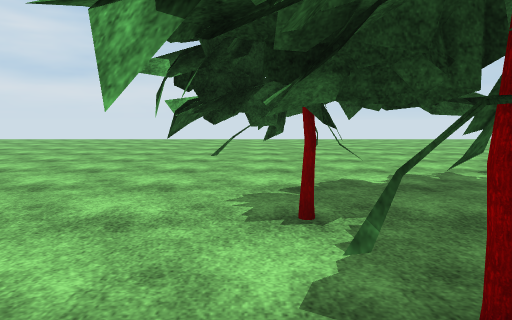
View 1 (above)

24 first-person views from a walk through a Unity game level. The camera is 1.3 m above the floor, tilts 6° down and sees 70° across. The floor is counted in squares, 2 m on a side. Each view is taken from the middle of a square. On the plan, view 1 faces up. The plan holds only what a view shows up to about 11 squares ahead; the rest is blank. The place goes on beyond the plan. The player is left out. Some surface patterns are stand-ins.

View 2
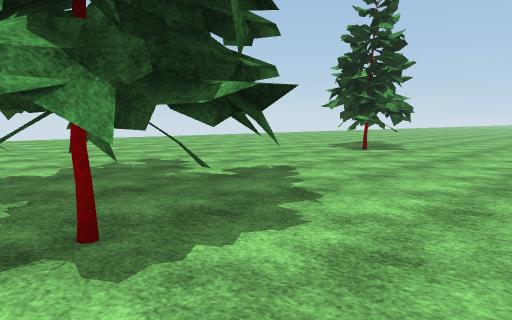

View 3
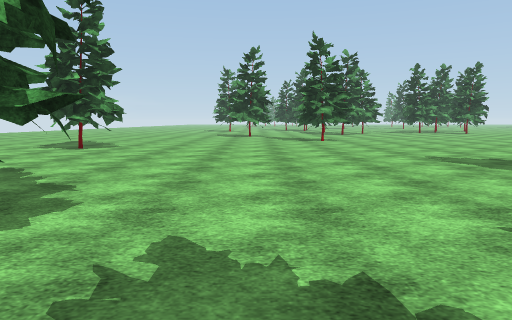

View 4
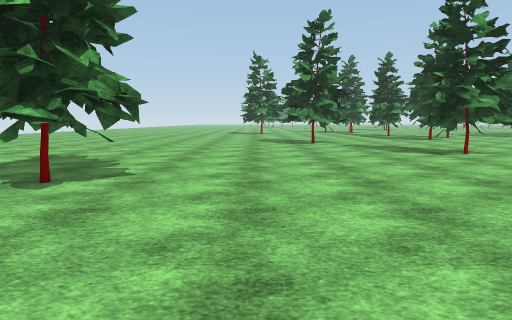

View 5
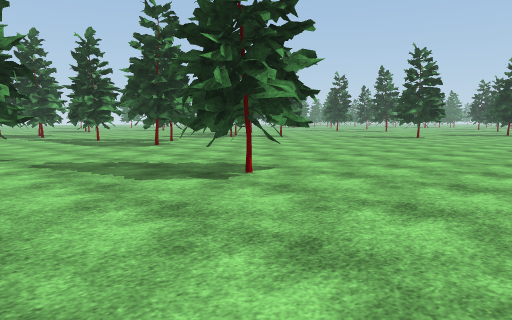

View 6
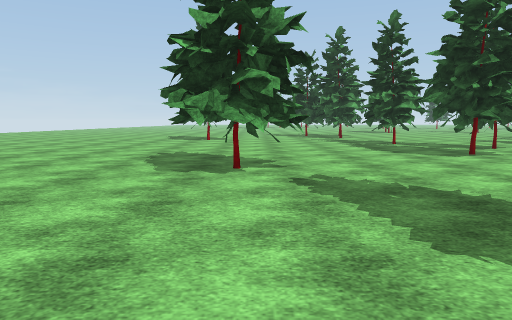

View 7
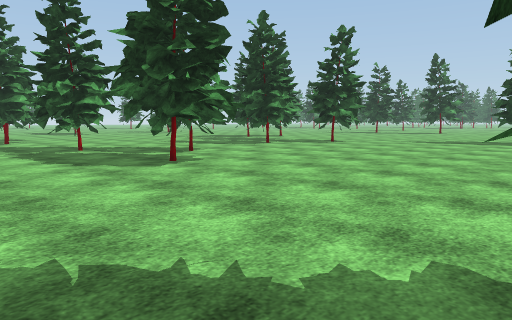

View 8
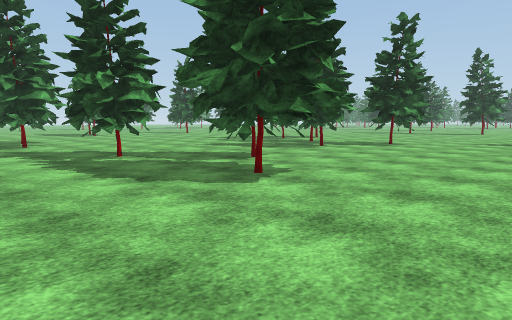

View 9
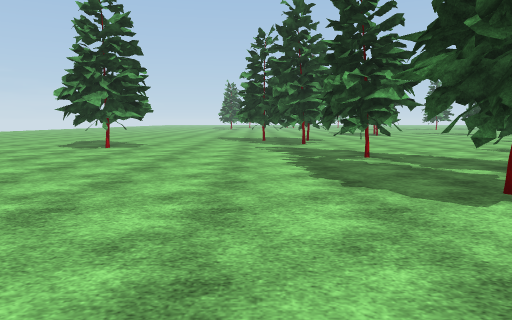

View 10
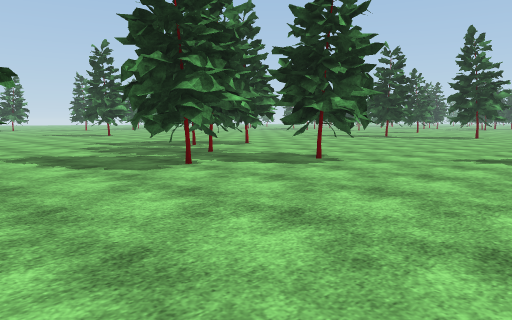

View 11
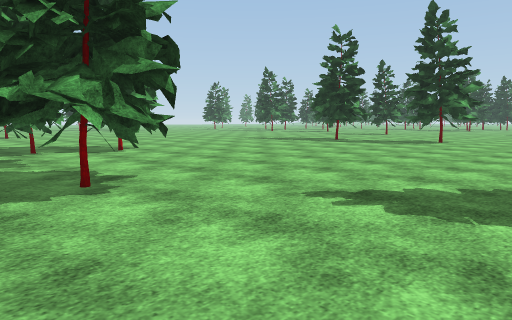

View 12
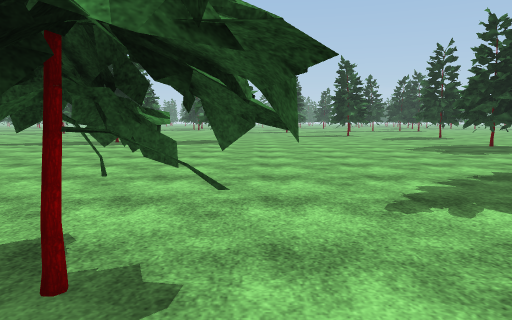

View 13
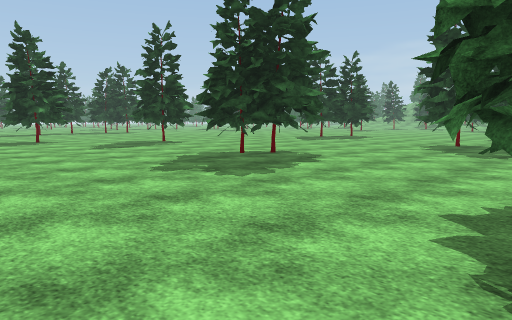

View 14
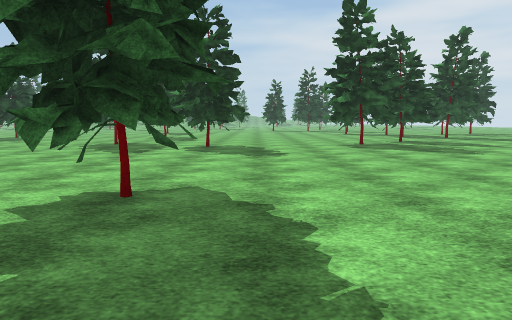

View 15
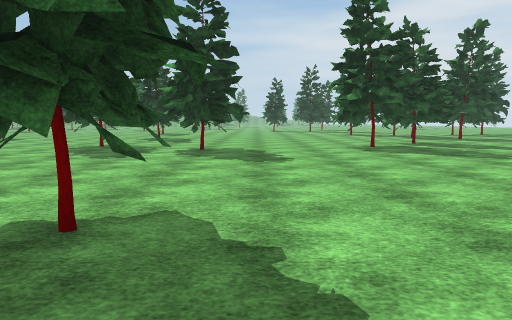

View 16
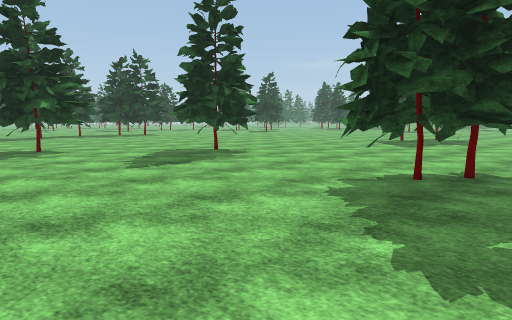

View 17
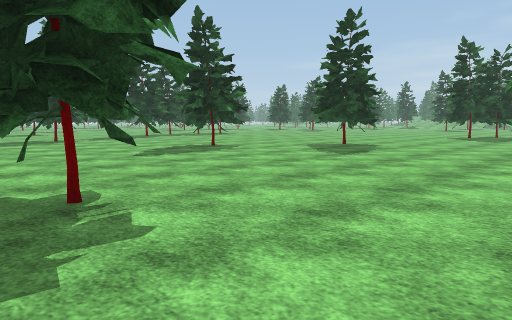

View 18
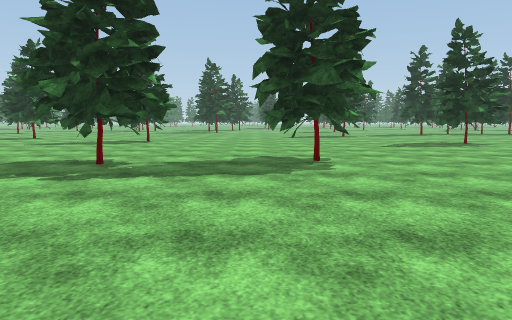

View 19
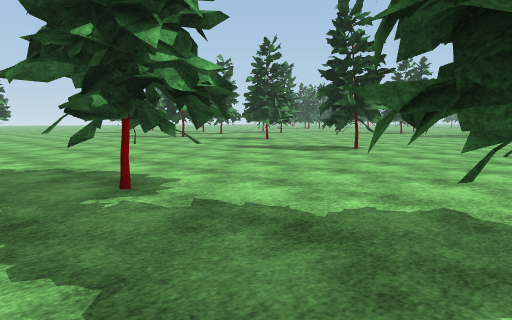

View 20
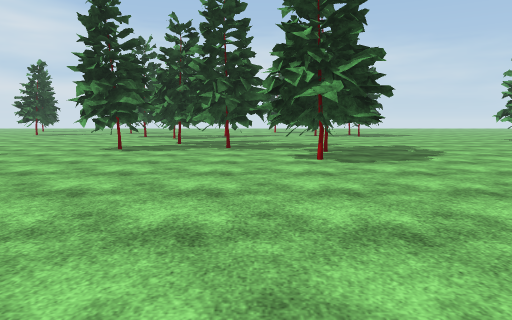

View 21
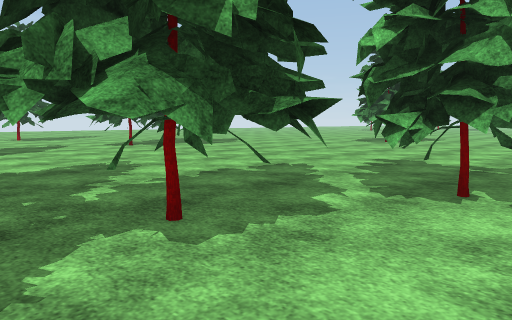

View 22
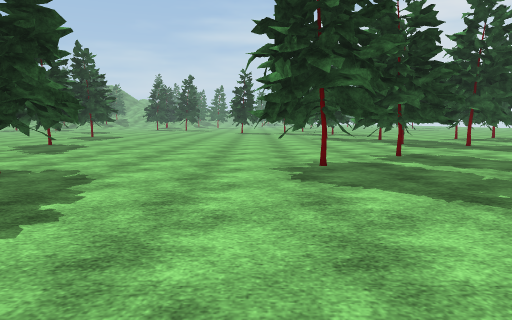

View 23
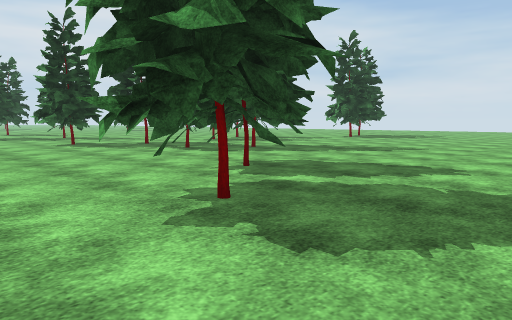

View 24
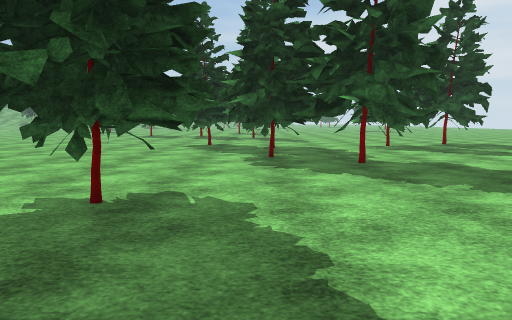

### Floor plan
Key: @ floor where view 1 was taken; # wall or solid block; x gap in a wall; . floor; T thing the floor can be seen under or through.
Columns run from 7 left of view 1 to 24 right of it. Each row starts with its distance up from view 1.
 12          ..
 11 ..............
 10 ..............
  9  .............
  8  ..............      ..
  7   ..............   ....
  6    ....................    ..
  5    ....................  ....
  4     ...........#....... .....
  3      ..##......#................
  2      ..##.......................
  1       .##.....................##
  0        @..............#.......##
 -1     ..................#.........
 -2     ##..........................
 -3     ##............##............
 -4     .##...........##...........#
 -5     .##.................TT.##..#
 -6     .....##.............TTT.....
 -7     . #.##...............TT.....
 -8     .##.##......................
 -9     ##......TT..................
-10    .##......TTT...........##....
-11    ..........TT............##...
-12     ..........T..........##.##.#
-13     .....................##..###
-14     ..........................##
-15     ..  ......##....##........##
-16         ......#......#..........
-17         .#......................
-18         .#...##.................
-19         ..  .##.................
-20             ......##............
-21           ........##............
-22           ...................#..
-23            ...............#..##.
-24             ..............#.....
-25              ....##.............
-26               ...##.............
-27                .................
-28                 ....##.........#
-29                  ....x.... ...##

Where each view was taken, in squares from view 1:
view 1: 0 up, 0 right, facing up
view 2: 1 down, 0 right, facing up-right
view 3: 1 down, 1 left, facing right
view 4: 1 up, 4 right, facing right
view 5: 0 up, 8 right, facing down-right
view 6: 1 down, 10 right, facing right
view 7: 2 down, 12 right, facing down-right
view 8: 2 down, 14 right, facing down-right
view 9: 3 down, 14 right, facing right
view 10: 7 down, 15 right, facing down-right
view 11: 11 down, 15 right, facing down-right
view 12: 11 down, 18 right, facing down
view 13: 15 down, 17 right, facing down-left
view 14: 14 down, 17 right, facing left
view 15: 14 down, 16 right, facing left
view 16: 19 down, 16 right, facing down-left
view 17: 20 down, 20 right, facing down-left
view 18: 17 down, 20 right, facing down
view 19: 21 down, 19 right, facing down-right
view 20: 21 down, 22 right, facing up
view 21: 14 down, 20 right, facing up-right
view 22: 12 down, 12 right, facing left
view 23: 13 down, 9 right, facing up-left
view 24: 8 down, 8 right, facing left
